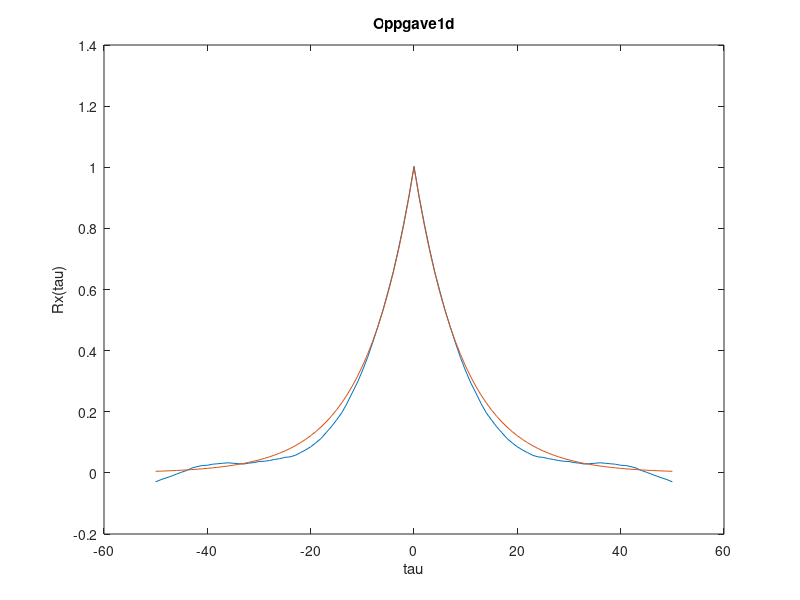
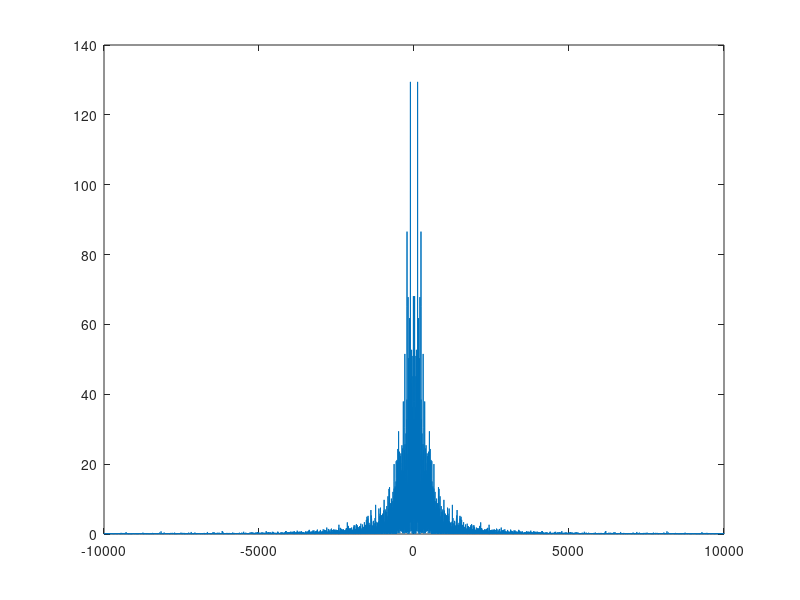

The MATLAB source for these figures, in order:
clear all


n=10000;
tau=[-50:50];
rho=0.9;
b=sqrt(1-rho^2);
a=[1 -rho];
e=randn(1,n);
x=filter(b,a,e);
acorr=xcorr(x);


Sx=fftshift(fft(acorr)./n);



figure(1)
plot(tau,acorr(n-50:n+50)./n,tau,rho.^(abs(tau)));
title('Oppgave1d')
ylabel('Rx(tau)')
xlabel('tau')
figure(2)
plot([-n+1:n-1],abs(Sx))
